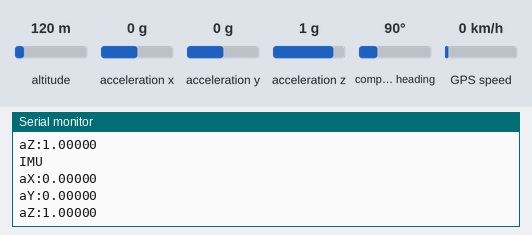
Recording of a sketch running on a simulated Raspberry Pi Pico. Parts: the last lines printed to the serial monitor. The test bench sets the inputs (shaded band); at power-on: acceleration x 0 g, acceleration y 0 g, acceleration z 1 g, altitude 120 m, compass heading 90°, GPS speed 0 km/h. The GPS gets a fix after 3 s at 37.7749, -122.4194 with 8 satellites.

Above: at 1.2 s.
1.3 s: acceleration x set to -1.4 g
At 1.92 s:
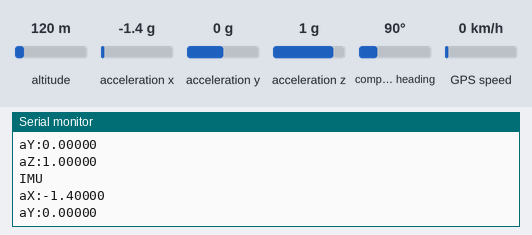
2.8 s: acceleration y set to -1.4 g
At 2.83 s:
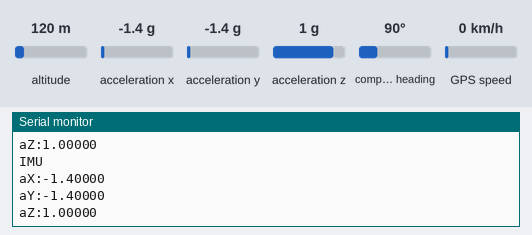
4.3 s: acceleration z set to -1.4 g
At 6.87 s:
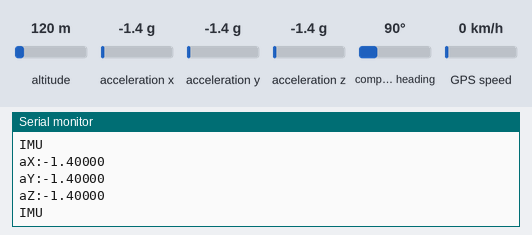

The sketch:

imu-gps-test.ino
```cpp
#include <TinyGPS++.h>
#include <SparkFunLSM6DS3.h>

#include <SoftwareSerial.h>
#include <SPI.h>

// Set up Accelerometer
static const int LMS6DS3chipSelect = 6; // CS Pin
LSM6DS3 myIMU(SPI_MODE, LMS6DS3chipSelect);
float aX, aY, aZ;

// Set up GPS
static const int GPS_RXPin = 7, GPS_TXPin = 8;
static const uint32_t GPS_Baud = 9600;

SoftwareSerial ss(GPS_RXPin, GPS_TXPin);
TinyGPSPlus tinyGPS;

void setup() {
  Serial.begin(9600);

   // Set Up IMU
  SPI1.setMOSI(0); // SDA Pin
  SPI1.setMISO(1); // SAD Pin
  SPI1.setSCK(20); // SCL Pin
  myIMU.begin();

  // Set Up GPS
  ss.begin(GPS_Baud);

}

void loop() {
  // Get IMU data
  aX = myIMU.readFloatAccelX();
  aY = myIMU.readFloatAccelY();
  aZ = myIMU.readFloatAccelZ();

  Serial.println("IMU");
  Serial.println("aX:" + String(aX, 5));
  Serial.println("aY:" + String(aY, 5));
  Serial.println("aZ:" + String(aZ, 5));
  Serial.println();

  // Get GPS data
  if ((ss.available() > 0)) {
    if (tinyGPS.encode(ss.read())) {
      Serial.println("GPS");
      if (tinyGPS.satellites.value() > 0) {
        Serial.println("Lat: " + String(tinyGPS.location.lat(), 8));
        Serial.println("Lon: " + String(tinyGPS.location.lng(), 8));
      } else {
        Serial.println("No GPS Satellites");
      }
    }
  }
  delay(100);
}
```

Measured:
- after the input at 1.3 s, the serial monitor: prints a new line at once (image 1)
- after the input at 2.8 s, the serial monitor: prints a new line at once (image 2)
- after the input at 4.3 s, the serial monitor: prints a new line at once (image 3)
